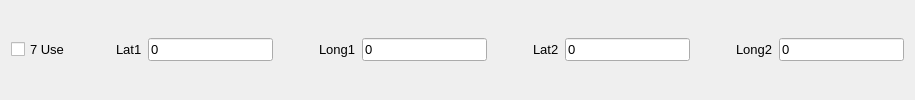
      <widget class="QWidget" name="widget_9" native="true">
       <property name="font">
        <font>
         <pointsize>10</pointsize>
        </font>
       </property>
       <layout class="QGridLayout" name="gridLayout_8">
        <item row="0" column="3">
         <widget class="QLineEdit" name="lineEdit_29">
          <property name="font">
           <font>
            <pointsize>10</pointsize>
           </font>
          </property>
          <property name="text">
           <string>0</string>
          </property>
         </widget>
        </item>
        <item row="0" column="12">
         <widget class="QLineEdit" name="lineEdit_30">
          <property name="font">
           <font>
            <pointsize>10</pointsize>
           </font>
          </property>
          <property name="text">
           <string>0</string>
          </property>
         </widget>
        </item>
        <item row="0" column="7">
         <spacer name="horizontalSpacer_29">
          <property name="font">
           <font>
            <pointsize>10</pointsize>
           </font>
          </property>
          <property name="orientation">
           <enum>Qt::Horizontal</enum>
          </property>
          <property name="sizeHint" stdset="0">
           <size>
            <width>40</width>
            <height>20</height>
           </size>
          </property>
         </spacer>
        </item>
        <item row="0" column="10">
         <spacer name="horizontalSpacer_30">
          <property name="font">
           <font>
            <pointsize>10</pointsize>
           </font>
          </property>
          <property name="orientation">
           <enum>Qt::Horizontal</enum>
          </property>
          <property name="sizeHint" stdset="0">
           <size>
            <width>40</width>
            <height>20</height>
           </size>
          </property>
         </spacer>
        </item>
        <item row="0" column="9">
         <widget class="QLineEdit" name="lineEdit_31">
          <property name="font">
           <font>
            <pointsize>10</pointsize>
           </font>
          </property>
          <property name="text">
           <string>0</string>
          </property>
         </widget>
        </item>
        <item row="0" column="5">
         <widget class="QLabel" name="label_29">
          <property name="font">
           <font>
            <pointsize>10</pointsize>
           </font>
          </property>
          <property name="text">
           <string>Long1</string>
          </property>
         </widget>
        </item>
        <item row="0" column="4">
         <spacer name="horizontalSpacer_31">
          <property name="font">
           <font>
            <pointsize>10</pointsize>
           </font>
          </property>
          <property name="orientation">
           <enum>Qt::Horizontal</enum>
          </property>
          <property name="sizeHint" stdset="0">
           <size>
            <width>40</width>
            <height>20</height>
           </size>
          </property>
         </spacer>
        </item>
        <item row="0" column="6">
         <widget class="QLineEdit" name="lineEdit_32">
          <property name="font">
           <font>
            <pointsize>10</pointsize>
           </font>
          </property>
          <property name="text">
           <string>0</string>
          </property>
         </widget>
        </item>
        <item row="0" column="8">
         <widget class="QLabel" name="label_30">
          <property name="font">
           <font>
            <pointsize>10</pointsize>
           </font>
          </property>
          <property name="text">
           <string>Lat2</string>
          </property>
         </widget>
        </item>
        <item row="0" column="11">
         <widget class="QLabel" name="label_31">
          <property name="font">
           <font>
            <pointsize>10</pointsize>
           </font>
          </property>
          <property name="text">
           <string>Long2</string>
          </property>
         </widget>
        </item>
        <item row="0" column="2">
         <widget class="QLabel" name="label_32">
          <property name="font">
           <font>
            <pointsize>10</pointsize>
           </font>
          </property>
          <property name="text">
           <string>Lat1</string>
          </property>
         </widget>
        </item>
        <item row="0" column="0">
         <widget class="QCheckBox" name="checkBox_8">
          <property name="font">
           <font>
            <pointsize>10</pointsize>
           </font>
          </property>
          <property name="text">
           <string>7 Use</string>
          </property>
         </widget>
        </item>
        <item row="0" column="1">
         <spacer name="horizontalSpacer_32">
          <property name="font">
           <font>
            <pointsize>10</pointsize>
           </font>
          </property>
          <property name="orientation">
           <enum>Qt::Horizontal</enum>
          </property>
          <property name="sizeHint" stdset="0">
           <size>
            <width>40</width>
            <height>20</height>
           </size>
          </property>
         </spacer>
        </item>
       </layout>
      </widget>
